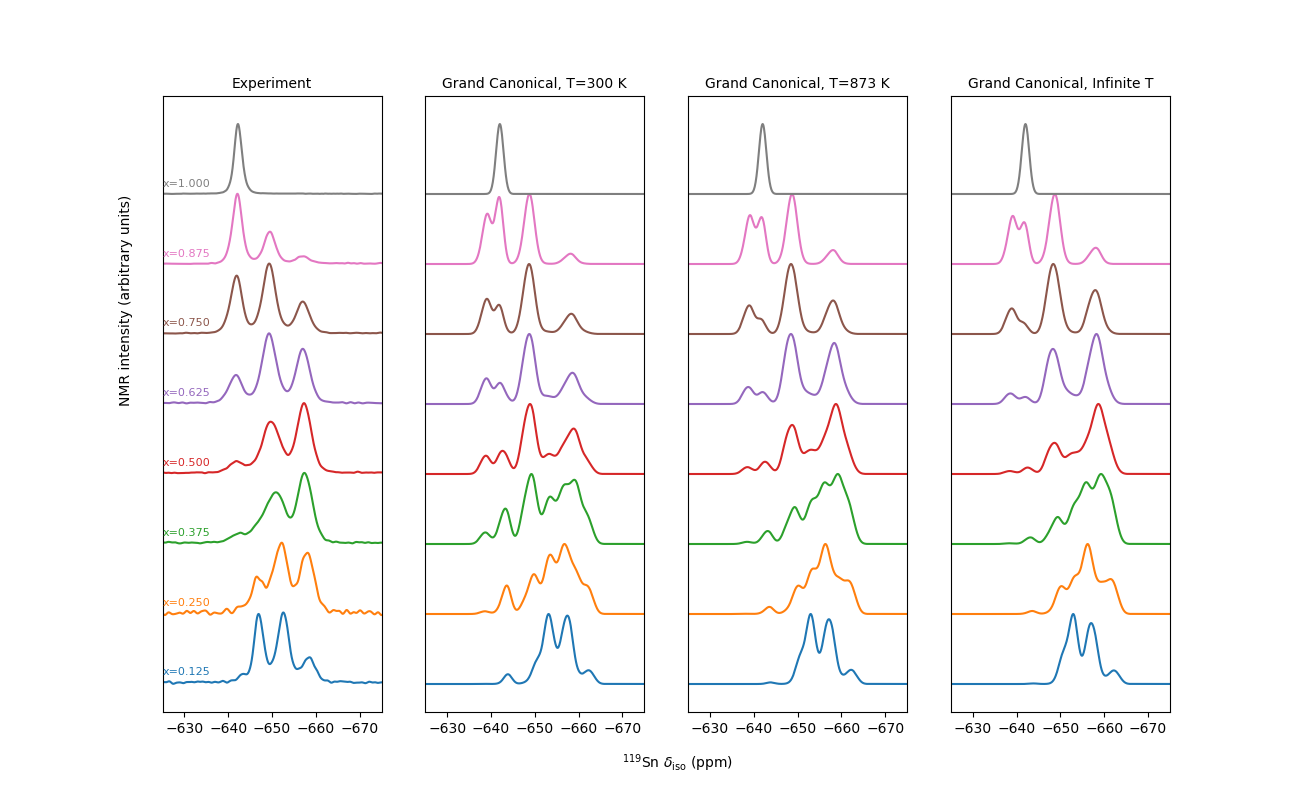

Python code for this plot:
import numpy as np
import matplotlib.pyplot as plt
import pandas as pd
# x125/ x250/ x375/ x500/ x625/ x750/ x875/ 

fs = 10  # fontsize
fig, axs = plt.subplots(nrows=1, ncols=4, figsize=(13, 8))

#######################################################################################
# Experimental
df1 = pd.read_csv('exp_data_x125.csv', delimiter=';', names=['expx','expspec']) 
df2 = pd.read_csv('exp_data_x250.csv', delimiter=';', names=['expx','expspec']) 
df3 = pd.read_csv('exp_data_x375.csv', delimiter=';', names=['expx','expspec']) 
df4 = pd.read_csv('exp_data_x500.csv', delimiter=';', names=['expx','expspec']) 
df5 = pd.read_csv('exp_data_x625.csv', delimiter=';', names=['expx','expspec']) 
df6 = pd.read_csv('exp_data_x750.csv', delimiter=';', names=['expx','expspec']) 
df7 = pd.read_csv('exp_data_x875.csv', delimiter=';', names=['expx','expspec']) 
df8 = pd.read_csv('exp_data_x999.csv', delimiter=';', names=['expx','expspec']) 

specmax1 = df1['expspec'].max()
scale = 1 / specmax1 
df1['expspec'] = df1['expspec'] * scale

specmax2 = df2['expspec'].max()
scale = 1 / specmax2 
df2['expspec'] = df2['expspec'] * scale

specmax3 = df3['expspec'].max()
scale = 1 / specmax3 
df3['expspec'] = df3['expspec'] * scale

specmax4 = df4['expspec'].max()
scale = 1 / specmax4 
df4['expspec'] = df4['expspec'] * scale

specmax5 = df5['expspec'].max()
scale = 1 / specmax5 
df5['expspec'] = df5['expspec'] * scale

specmax6 = df6['expspec'].max()
scale = 1 / specmax6 
df6['expspec'] = df6['expspec'] * scale

specmax7 = df7['expspec'].max()
scale = 1 / specmax7 
df7['expspec'] = df7['expspec'] * scale

specmax8 = df8['expspec'].max()
scale = 1 / specmax8 
df8['expspec'] = df8['expspec'] * scale

expx1= df1["expx"]
expy1= df1["expspec"]

expx2= df2["expx"]
expy2= df2["expspec"]+1

expx3= df3["expx"]
expy3= df3["expspec"]+2

expx4= df4["expx"]
expy4= df4["expspec"]+3

expx5= df5["expx"]
expy5= df5["expspec"]+4

expx6= df6["expx"]
expy6= df6["expspec"]+5

expx7= df7["expx"]
expy7= df7["expspec"]+6

expx8= df8["expx"]
expy8= df8["expspec"]+7


axs[0].plot(expx1, expy1, label='x125')
axs[0].plot(expx2, expy2, label='x250')
axs[0].plot(expx3, expy3, label='x250')
axs[0].plot(expx4, expy4, label='x250')
axs[0].plot(expx5, expy5, label='x250')
axs[0].plot(expx6, expy6, label='x250')
axs[0].plot(expx7, expy7, label='x250')
axs[0].plot(expx8, expy8, label='x250')
# End Experimental
#######################################################################################

#######################################################################################
# Grand Canonical 300
df1gc = pd.read_csv('ave_spectra_x125.dat', delimiter=r"\s+") 
df2gc = pd.read_csv('ave_spectra_x250.dat', delimiter=r"\s+") 
df3gc = pd.read_csv('ave_spectra_x375.dat', delimiter=r"\s+") 
df4gc = pd.read_csv('ave_spectra_x500.dat', delimiter=r"\s+") 
df5gc = pd.read_csv('ave_spectra_x625.dat', delimiter=r"\s+") 
df6gc = pd.read_csv('ave_spectra_x750.dat', delimiter=r"\s+") 
df7gc = pd.read_csv('ave_spectra_x875.dat', delimiter=r"\s+") 
df8gc = pd.read_csv('ave_spectra_x999.dat', delimiter=r"\s+") 

Temp = '300.0'
print(df1gc)
specmax1 = df1gc[Temp].max()
scale = 1 / specmax1 
df1gc[Temp] = df1gc[Temp] * scale

specmax2 = df2gc[Temp].max()
scale = 1 / specmax2 
df2gc[Temp] = df2gc[Temp] * scale

specmax3 = df3gc[Temp].max()
scale = 1 / specmax3 
df3gc[Temp] = df3gc[Temp] * scale

specmax4 = df4gc[Temp].max()
scale = 1 / specmax4 
df4gc[Temp] = df4gc[Temp] * scale

specmax5 = df5gc[Temp].max()
scale = 1 / specmax5 
df5gc[Temp] = df5gc[Temp] * scale

specmax6 = df6gc[Temp].max()
scale = 1 / specmax6 
df6gc[Temp] = df6gc[Temp] * scale

specmax7 = df7gc[Temp].max()
scale = 1 / specmax7 
df7gc[Temp] = df7gc[Temp] * scale

specmax8 = df8gc[Temp].max()
scale = 1 / specmax8 
df8gc[Temp] = df8gc[Temp] * scale


expx1gc = df1gc["x"]
expy1gc = df1gc[Temp]
               
expx2gc = df2gc["x"]
expy2gc = df2gc[Temp]+1
               
expx3gc = df3gc["x"]
expy3gc = df3gc[Temp]+2
               
expx4gc = df4gc["x"]
expy4gc = df4gc[Temp]+3
               
expx5gc = df5gc["x"]
expy5gc = df5gc[Temp]+4
               
expx6gc = df6gc["x"]
expy6gc = df6gc[Temp]+5
               
expx7gc = df7gc["x"]
expy7gc = df7gc[Temp]+6
               
expx8gc = df8gc["x"]
expy8gc = df8gc[Temp]+7

axs[1].plot(expx1gc, expy1gc, label='x125')
axs[1].plot(expx2gc, expy2gc, label='x250')
axs[1].plot(expx3gc, expy3gc, label='x250')
axs[1].plot(expx4gc, expy4gc, label='x250')
axs[1].plot(expx5gc, expy5gc, label='x250')
axs[1].plot(expx6gc, expy6gc, label='x250')
axs[1].plot(expx7gc, expy7gc, label='x250')
axs[1].plot(expx8gc, expy8gc, label='x250')
# End Grand Canonical
#######################################################################################



#######################################################################################
# Grand Canonical 873
df1gc = pd.read_csv('ave_spectra_x125.dat', delimiter=r"\s+") 
df2gc = pd.read_csv('ave_spectra_x250.dat', delimiter=r"\s+") 
df3gc = pd.read_csv('ave_spectra_x375.dat', delimiter=r"\s+") 
df4gc = pd.read_csv('ave_spectra_x500.dat', delimiter=r"\s+") 
df5gc = pd.read_csv('ave_spectra_x625.dat', delimiter=r"\s+") 
df6gc = pd.read_csv('ave_spectra_x750.dat', delimiter=r"\s+") 
df7gc = pd.read_csv('ave_spectra_x875.dat', delimiter=r"\s+") 
df8gc = pd.read_csv('ave_spectra_x999.dat', delimiter=r"\s+") 

Temp = '873.0'
print(df1gc)
specmax1 = df1gc[Temp].max()
scale = 1 / specmax1 
df1gc[Temp] = df1gc[Temp] * scale

specmax2 = df2gc[Temp].max()
scale = 1 / specmax2 
df2gc[Temp] = df2gc[Temp] * scale

specmax3 = df3gc[Temp].max()
scale = 1 / specmax3 
df3gc[Temp] = df3gc[Temp] * scale

specmax4 = df4gc[Temp].max()
scale = 1 / specmax4 
df4gc[Temp] = df4gc[Temp] * scale

specmax5 = df5gc[Temp].max()
scale = 1 / specmax5 
df5gc[Temp] = df5gc[Temp] * scale

specmax6 = df6gc[Temp].max()
scale = 1 / specmax6 
df6gc[Temp] = df6gc[Temp] * scale

specmax7 = df7gc[Temp].max()
scale = 1 / specmax7 
df7gc[Temp] = df7gc[Temp] * scale

specmax8 = df8gc[Temp].max()
scale = 1 / specmax8 
df8gc[Temp] = df8gc[Temp] * scale


expx1gc = df1gc["x"]
expy1gc = df1gc[Temp]
               
expx2gc = df2gc["x"]
expy2gc = df2gc[Temp]+1
               
expx3gc = df3gc["x"]
expy3gc = df3gc[Temp]+2
               
expx4gc = df4gc["x"]
expy4gc = df4gc[Temp]+3
               
expx5gc = df5gc["x"]
expy5gc = df5gc[Temp]+4
               
expx6gc = df6gc["x"]
expy6gc = df6gc[Temp]+5
               
expx7gc = df7gc["x"]
expy7gc = df7gc[Temp]+6
               
expx8gc = df8gc["x"]
expy8gc = df8gc[Temp]+7

axs[2].plot(expx1gc, expy1gc, label='x125')
axs[2].plot(expx2gc, expy2gc, label='x250')
axs[2].plot(expx3gc, expy3gc, label='x250')
axs[2].plot(expx4gc, expy4gc, label='x250')
axs[2].plot(expx5gc, expy5gc, label='x250')
axs[2].plot(expx6gc, expy6gc, label='x250')
axs[2].plot(expx7gc, expy7gc, label='x250')
axs[2].plot(expx8gc, expy8gc, label='x250')
# End Grand Canonical
#######################################################################################

#######################################################################################
# Grand Canonical Infinity
df1gc = pd.read_csv('ave_spectra_x125.dat', delimiter=r"\s+") 
df2gc = pd.read_csv('ave_spectra_x250.dat', delimiter=r"\s+") 
df3gc = pd.read_csv('ave_spectra_x375.dat', delimiter=r"\s+") 
df4gc = pd.read_csv('ave_spectra_x500.dat', delimiter=r"\s+") 
df5gc = pd.read_csv('ave_spectra_x625.dat', delimiter=r"\s+") 
df6gc = pd.read_csv('ave_spectra_x750.dat', delimiter=r"\s+") 
df7gc = pd.read_csv('ave_spectra_x875.dat', delimiter=r"\s+") 
df8gc = pd.read_csv('ave_spectra_x999.dat', delimiter=r"\s+") 

Temp = 'Infinity'
print(df1gc)
specmax1 = df1gc[Temp].max()
scale = 1 / specmax1 
df1gc[Temp] = df1gc[Temp] * scale

specmax2 = df2gc[Temp].max()
scale = 1 / specmax2 
df2gc[Temp] = df2gc[Temp] * scale

specmax3 = df3gc[Temp].max()
scale = 1 / specmax3 
df3gc[Temp] = df3gc[Temp] * scale

specmax4 = df4gc[Temp].max()
scale = 1 / specmax4 
df4gc[Temp] = df4gc[Temp] * scale

specmax5 = df5gc[Temp].max()
scale = 1 / specmax5 
df5gc[Temp] = df5gc[Temp] * scale

specmax6 = df6gc[Temp].max()
scale = 1 / specmax6 
df6gc[Temp] = df6gc[Temp] * scale

specmax7 = df7gc[Temp].max()
scale = 1 / specmax7 
df7gc[Temp] = df7gc[Temp] * scale

specmax8 = df8gc[Temp].max()
scale = 1 / specmax8 
df8gc[Temp] = df8gc[Temp] * scale


expx1gc = df1gc["x"]
expy1gc = df1gc[Temp]
               
expx2gc = df2gc["x"]
expy2gc = df2gc[Temp]+1
               
expx3gc = df3gc["x"]
expy3gc = df3gc[Temp]+2
               
expx4gc = df4gc["x"]
expy4gc = df4gc[Temp]+3
               
expx5gc = df5gc["x"]
expy5gc = df5gc[Temp]+4
               
expx6gc = df6gc["x"]
expy6gc = df6gc[Temp]+5
               
expx7gc = df7gc["x"]
expy7gc = df7gc[Temp]+6
               
expx8gc = df8gc["x"]
expy8gc = df8gc[Temp]+7

axs[3].plot(expx1gc, expy1gc, label='x125')
axs[3].plot(expx2gc, expy2gc, label='x250')
axs[3].plot(expx3gc, expy3gc, label='x250')
axs[3].plot(expx4gc, expy4gc, label='x250')
axs[3].plot(expx5gc, expy5gc, label='x250')
axs[3].plot(expx6gc, expy6gc, label='x250')
axs[3].plot(expx7gc, expy7gc, label='x250')
axs[3].plot(expx8gc, expy8gc, label='x250')
# End Grand Canonical
#######################################################################################

axs[0].set_title('Experiment', fontsize=fs)
axs[1].set_title('Grand Canonical, T=300 K', fontsize=fs)
axs[2].set_title('Grand Canonical, T=873 K', fontsize=fs)
axs[3].set_title('Grand Canonical, Infinite T', fontsize=fs)

axs[0].set_xlim([-625.0, -675.0])
axs[1].set_xlim([-625.0, -675.0])
axs[2].set_xlim([-625.0, -675.0])
axs[3].set_xlim([-625.0, -675.0])

axs[0].axes.yaxis.set_visible(False)
axs[1].axes.yaxis.set_visible(False)
axs[2].axes.yaxis.set_visible(False)
axs[3].axes.yaxis.set_visible(False)

color = ['#1f77b4', '#ff7f0e', '#2ca02c', '#d62728', '#9467bd', '#8c564b', '#e377c2', '#7f7f7f', '#bcbd22', '#17becf']
axs[0].text(-625, 7.1, 'x=1.000', fontsize=fs-2,  color=color[7])
axs[0].text(-625, 6.1, 'x=0.875', fontsize=fs-2,  color=color[6])
axs[0].text(-625, 5.1, 'x=0.750', fontsize=fs-2,  color=color[5])
axs[0].text(-625, 4.1, 'x=0.625', fontsize=fs-2,  color=color[4])
axs[0].text(-625, 3.1, 'x=0.500', fontsize=fs-2,  color=color[3])
axs[0].text(-625, 2.1, 'x=0.375', fontsize=fs-2,  color=color[2])
axs[0].text(-625, 1.1, 'x=0.250', fontsize=fs-2,  color=color[1])
axs[0].text(-625, 0.1, 'x=0.125', fontsize=fs-2,  color=color[0])

axs[0].text(-615, 4, r'NMR intensity (arbitrary units)', fontsize=fs,  color='black', rotation='vertical')
axs[1].text(-670, -1.2,   '$^{119}$Sn $\delta_{\mathrm{iso}}$ (ppm)', fontsize=fs,  color='black')

plt.savefig('figure_9_Influence_of_Temperature_on_Spectra.png')
plt.savefig('figure_9_Influence_of_Temperature_on_Spectra.tiff', format='tiff')
plt.show()

